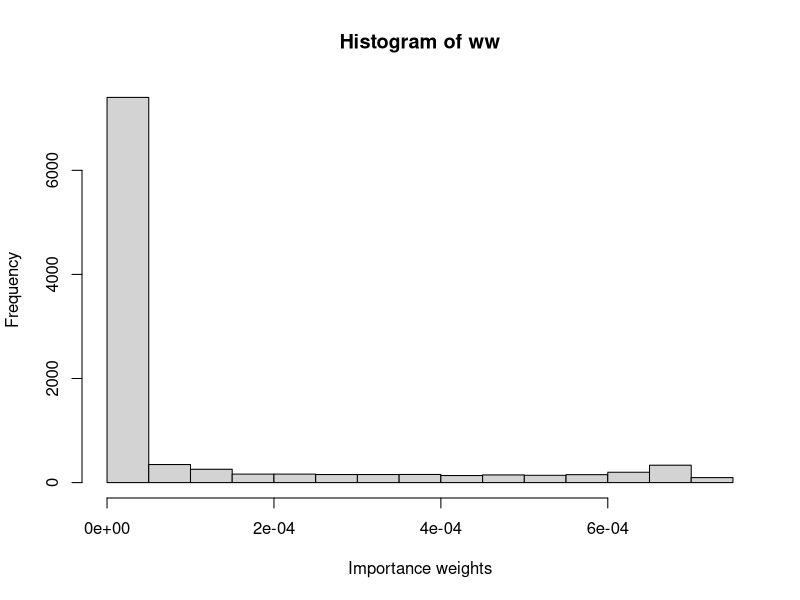
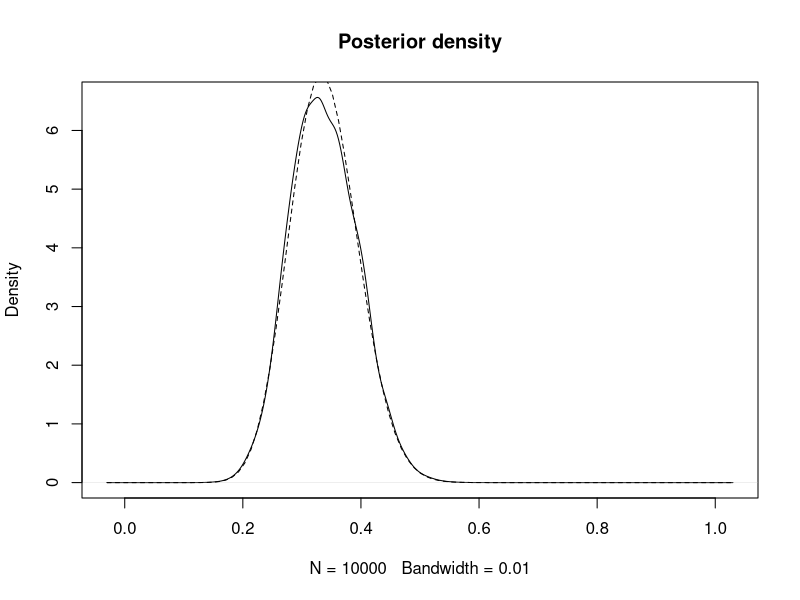
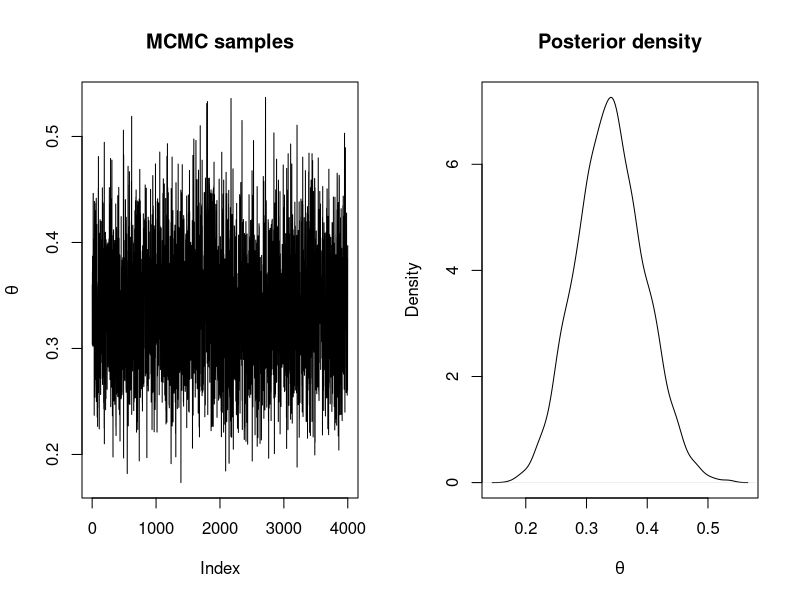
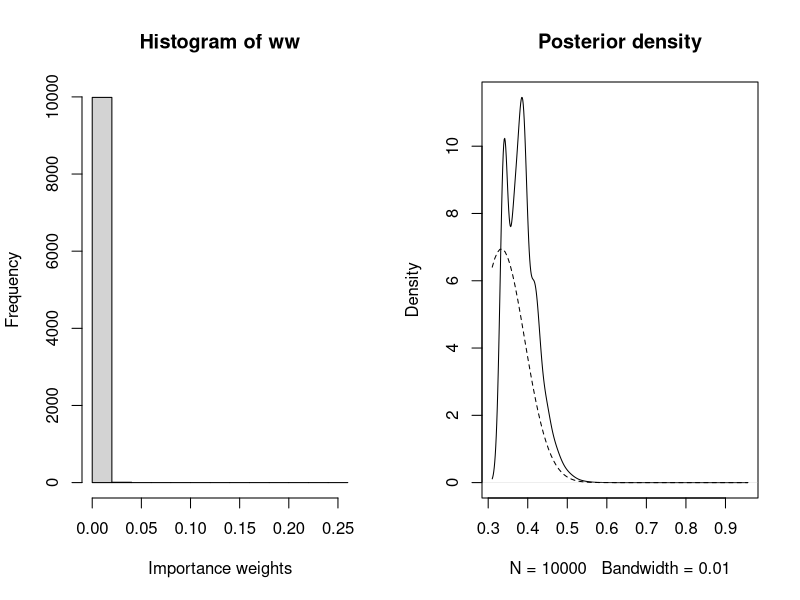
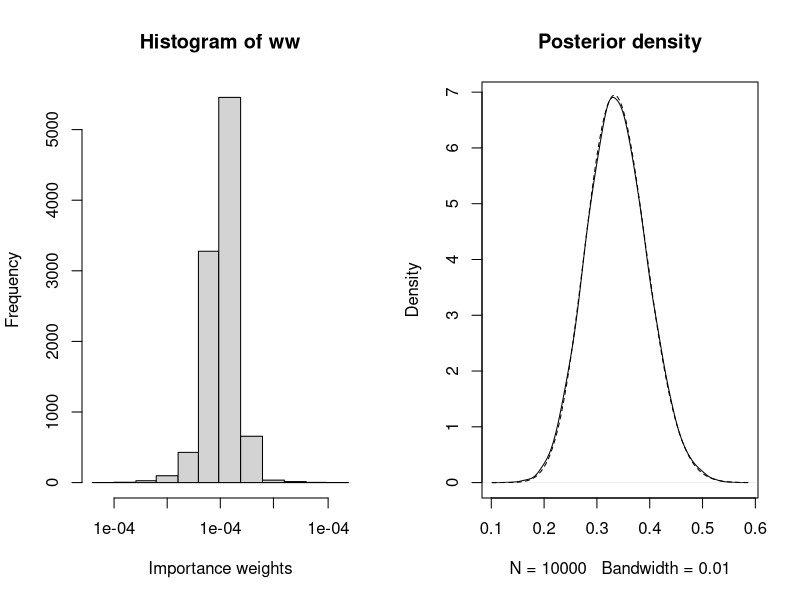
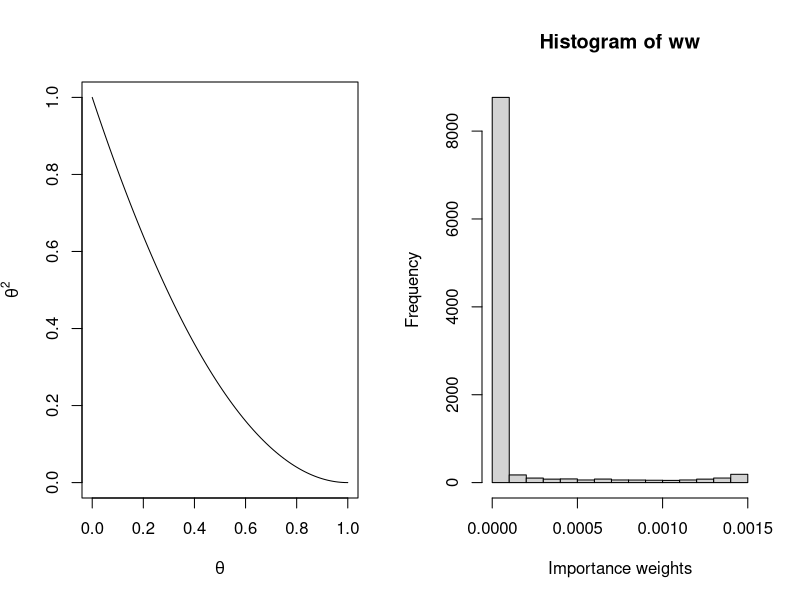
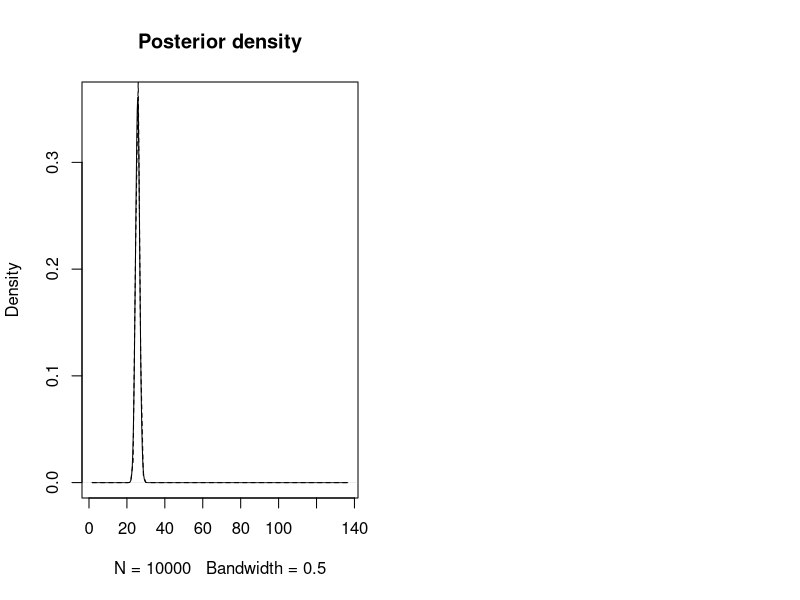
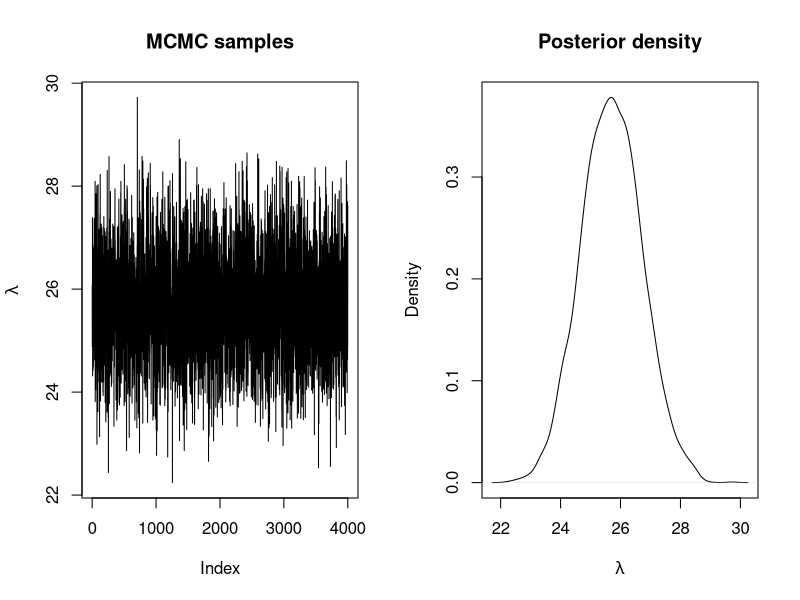

Reproduce these figures in R, in order.
## ---- chunk 1
data <- data.frame(MMs = c(20, 22, 24), red = c(5, 8, 9))
## ---- chunk 2
n_simulations <- 10000
set.seed(12)
theta_sim <- runif(n_simulations)
## ---- chunk 3
# Log-Likelihood (for each value of theta_sim)
loglik_binom <- sapply(theta_sim, function(THETA) {
  sum(dbinom(data$red, data$MMs, THETA, log = TRUE))
})

# Log-weights: log-lik + log-prior - log-sampling_ditr
log_ww <- loglik_binom + dbeta(theta_sim, 1, 1, log = TRUE) - log(1)

# Re-scale weights to sum up to one
log_ww <- log_ww - max(log_ww)
ww <- exp(log_ww)
ww <- ww / sum(ww)

## ---- chunk 4
hist(ww, xlab = "Importance weights")
## ---- chunk 5
# Posterior mean
post_mean <- sum(theta_sim * ww)
post_mean 

# Posterior variance
post_var <- sum(theta_sim^2 * ww)- post_mean^2
post_var
## ---- chunk 6
plot(density(theta_sim, weights = ww, bw = 0.01), main = "Posterior density")
curve(dbeta(x, sum(data$red) + 1, sum(data$MMs) -sum(data$red) + 1), lty = 2, add = TRUE)
## ---- chunk 7
#Proposal distribution: sampling
rq <- function() {
  runif(1)
}

#Proposal distribution: log-density
logdq <- function(x) {
  dunif(x, log = TRUE)
}

#Prior distribution: Beta(1, 1)
logprior <- function(theta) {
  dbeta(theta, 1, 1, log = TRUE)
}

#Log-Likelihood
loglik <- function(y, theta, N) {
   res <- sum(dbinom(y, N, theta, log = TRUE)) 
}
## ---- chunk 8
#Number of iterations
n.iter <- 40500

#Simulations of the parameter
theta <- rep(NA, n.iter)

#Initial value
theta[1] <- 0.5

#Data
y <- data$red
N <- data$MMs

for(i in 2:n.iter) {
  new.theta <- rq()

  #Log-Acceptance probability
  logacc.prob <- loglik(y, new.theta, N) + logprior(new.theta) + logdq(theta[i - 1])
  logacc.prob <- logacc.prob - loglik(y, theta[i - 1], N) - logprior(theta[i - 1]) - 
    logdq(new.theta)
  logacc.prob <- min(0, logacc.prob) # Note that 0 = log(1)

  if(log(runif(1)) < logacc.prob) {
    #Accept
    theta[i] <- new.theta
  } else {
    #Reject
    theta[i] <- theta[i - 1]
  }
}
## ---- chunk 9
#Remove burn-in
theta <- theta[-c(1:500)]

#Thinning
theta <- theta[seq(1, length(theta), by = 10)]

#Summary statistics
summary(theta)

par(mfrow = c(1, 2))
plot(theta, type = "l", main = "MCMC samples", ylab = expression(theta))
plot(density(theta), main = "Posterior density", xlab = expression(theta))
## ---- chunk 10
ESS <- function(ww){
  (sum(ww)^2)/sum(ww^2)
}
ESS(ww)
n_simulations
## ---- chunk 11
n_simulations <- 10000
set.seed(12)
theta_sim <- rbeta(n_simulations,20,10)
loglik_binom <- sapply(theta_sim, function(THETA) {
  sum(dbinom(data$red, data$MMs, THETA, log = TRUE))
})
log_ww <- loglik_binom + dbeta(theta_sim, 1, 1, log = TRUE) - dbeta(theta_sim, 20, 10, log = TRUE)
log_ww <- log_ww - max(log_ww)
ww <- exp(log_ww)
ww <- ww / sum(ww)
## ---- chunk 12
hist(ww, xlab = "Importance weights")
## ---- chunk 13
post_mean <- sum(theta_sim * ww)
post_mean
post_var <- sum(theta_sim^2 * ww)- post_mean^2
post_var
## ---- chunk 14
plot(density(theta_sim, weights = ww, bw = 0.01), main = "Posterior density")
curve(dbeta(x, sum(data$red) + 1, sum(data$MMs) -sum(data$red) + 1), lty = 2, add = TRUE)
## ---- chunk 15
ESS(ww)
n_simulations
## ---- chunk 16
n_simulations <- 10000
set.seed(12)
theta_sim <- rbeta(n_simulations, sum(data$red) + 1, sum(data$MMs) -sum(data$red) + 1)
loglik_binom <- sapply(theta_sim, function(THETA) {
  sum(dbinom(data$red, data$MMs, THETA, log = TRUE))
})
log_ww <- loglik_binom + dbeta(theta_sim, 1, 1, log = TRUE) - dbeta(theta_sim, sum(data$red) + 1, sum(data$MMs) -sum(data$red) + 1, log = TRUE)
log_ww <- log_ww - max(log_ww)
ww <- exp(log_ww)
ww <- ww / sum(ww)
## ---- chunk 17
hist(ww, xlab = "Importance weights")
## ---- chunk 18
post_mean <- sum(theta_sim * ww)
post_mean
post_var <- sum(theta_sim^2 * ww)- post_mean^2
post_var
## ---- chunk 19
plot(density(theta_sim, weights = ww, bw = 0.01), main = "Posterior density")
curve(dbeta(x, sum(data$red) + 1, sum(data$MMs) -sum(data$red) + 1), lty = 2, add = TRUE)
## ---- chunk 20
ESS(ww)
n_simulations
## ---- chunk 21
xx <- seq(0, 1, by = 0.01)
plot(xx, (1 - xx)^2, type = "l", xlab = expression(theta),
  ylab = expression(theta^2))
## ---- chunk 22
data <- data.frame(Us = c(25, 29, 27, 27, 25, 27, 22, 26, 27, 29, 23, 28, 25,
  24, 22, 25, 23, 29, 23, 28, 21, 29, 28, 23, 28))
y <- data$Us
## ---- chunk 23
n_simulations <- 10000
set.seed(1)
lambda_sim <- rlnorm(n_simulations, 3, 0.5)
## ---- chunk 24
# Log-Likelihood (for each value of lambda_sim)
loglik_pois <- sapply(lambda_sim, function(LAMBDA) {
  sum(dpois(data$Us, LAMBDA, log = TRUE))
})

# Log-weights: log-lik + log-prior - log-sampling_distr
log_ww <- loglik_pois + dgamma(lambda_sim, 0.01, 0.01, log = TRUE) - dlnorm(lambda_sim, 3, 0.5)

# Re-scale weights to sum up to one
log_ww <- log_ww - max(log_ww)
ww <- exp(log_ww)
ww <- ww / sum(ww)

## ---- chunk 25
hist(ww, xlab = "Importance weights")
## ---- chunk 26
# Posterior mean
post_mean <- sum(lambda_sim * ww)
post_mean

# Posterior variance
post_var <- sum(lambda_sim^2 * ww)- post_mean^2
post_var
## ---- chunk 27
plot(density(lambda_sim, weights = ww, bw = 0.5) , main = "Posterior density")
curve(dgamma(x, sum(data$Us) + 0.01, length(data$Us) + 0.01), lty = 2, add = TRUE)
## ---- chunk 28
#Proposal distribution: sampling
rq <- function(lambda) {
  rlnorm(1, meanlog = log(lambda), sdlog = sqrt(1 / 100))
}

#Proposal distribution: log-density
logdq <- function(new.lambda, lambda) {
  dlnorm(new.lambda, meanlog = log(lambda), sdlog = sqrt(1 / 100), log = TRUE)
}

#Prior distribution: Ga(0.01, 0.01)
logprior <- function(lambda) {
  dgamma(lambda, 0.01, 0.01, log = TRUE)
}

#LogLikelihood
loglik <- function(y, lambda) {
   res <- sum(dpois(y, lambda, log = TRUE)) 
}
## ---- chunk 29
#Number of iterations
n.iter <- 40500

#Simulations of the parameter
lambda <- rep(NA, n.iter)

#Initial value
lambda[1] <- 30

for(i in 2:n.iter) {
  new.lambda <- rq(lambda[i - 1])
  
  #Log-Acceptance probability
  logacc.prob <- loglik(y, new.lambda) + logprior(new.lambda) +
    logdq(lambda[i - 1], new.lambda)
  logacc.prob <- logacc.prob - loglik(y, lambda[i - 1]) - logprior(lambda[i - 1]) - 
    logdq(new.lambda, lambda[i - 1])
  logacc.prob <- min(0, logacc.prob)#0 = log(1)
  
  if(log(runif(1)) < logacc.prob) {
    #Accept
    lambda[i] <- new.lambda
  } else {
    #Reject
    lambda[i] <- lambda[i - 1]
  }
}
## ---- chunk 30
#Remove burn-in
lambda <- lambda[-c(1:500)]

#Thinning
lambda <- lambda[seq(1, length(lambda), by = 10)]

#Summary statistics
summary(lambda)

par(mfrow = c(1, 2))
plot(lambda, type = "l", main = "MCMC samples", ylab = expression(lambda))
plot(density(lambda), main = "Posterior density", xlab = expression(lambda))
## ---- chunk 31
ESS(ww)
n_simulations
## ---- chunk 32
n_simulations <- 10000
set.seed(12)
lambda_sim <- rgamma(n_simulations,5,0.1)
loglik_pois <- sapply(lambda_sim, function(LAMBDA) {
  sum(dpois(data$Us, LAMBDA, log = TRUE))
})
log_ww <- loglik_pois + dgamma(lambda_sim, 0.01, 0.01, log = TRUE) - dgamma(lambda_sim, 5, 0.1, log=TRUE)
log_ww <- log_ww - max(log_ww)
ww <- exp(log_ww)
ww <- ww / sum(ww)
## ---- chunk 33
hist(ww, xlab = "Importance weights")
## ---- chunk 34
post_mean <- sum(lambda_sim * ww)
post_mean
post_var <- sum(lambda_sim^2 * ww)- post_mean^2
post_var
## ---- chunk 35
plot(density(lambda_sim, weights = ww, bw = 0.5), main = "Posterior density")
curve(dgamma(x, sum(data$Us) + 0.01, length(data$Us) + 0.01), lty = 2, add = TRUE)
## ---- chunk 36
ESS(ww)
n_simulations
## ---- chunk 37
n_simulations <- 10000
set.seed(12)
lambda_sim <- rgamma(n_simulations, sum(data$Us) + 0.01, length(data$Us) + 0.01)
loglik_pois <- sapply(lambda_sim, function(LAMBDA) {
  sum(dpois(data$Us, LAMBDA, log = TRUE))
})
log_ww <- loglik_pois + dgamma(lambda_sim, 0.01, 0.01, log = TRUE) - dgamma(lambda_sim, sum(data$Us) + 0.01, length(data$Us) + 0.01, log=TRUE)
log_ww <- log_ww - max(log_ww)
ww <- exp(log_ww)
ww <- ww / sum(ww)
## ---- chunk 38
hist(ww, xlab = "Importance weights")
## ---- chunk 39
post_mean <- sum(lambda_sim * ww)
post_mean
post_var <- sum(lambda_sim^2 * ww)- post_mean^2
post_var
## ---- chunk 40
plot(density(lambda_sim, weights = ww, bw = 0.5) , main = "Posterior density")
curve(dgamma(x, sum(data$Us) + 0.01, length(data$Us) + 0.01), lty = 2, add = TRUE)
## ---- chunk 41
ESS(ww)
n_simulations
## ---- chunk 42
xx <- seq(0, 1000, by = 1)
plot(xx, dlnorm(xx, 4, 1), type = "l")
